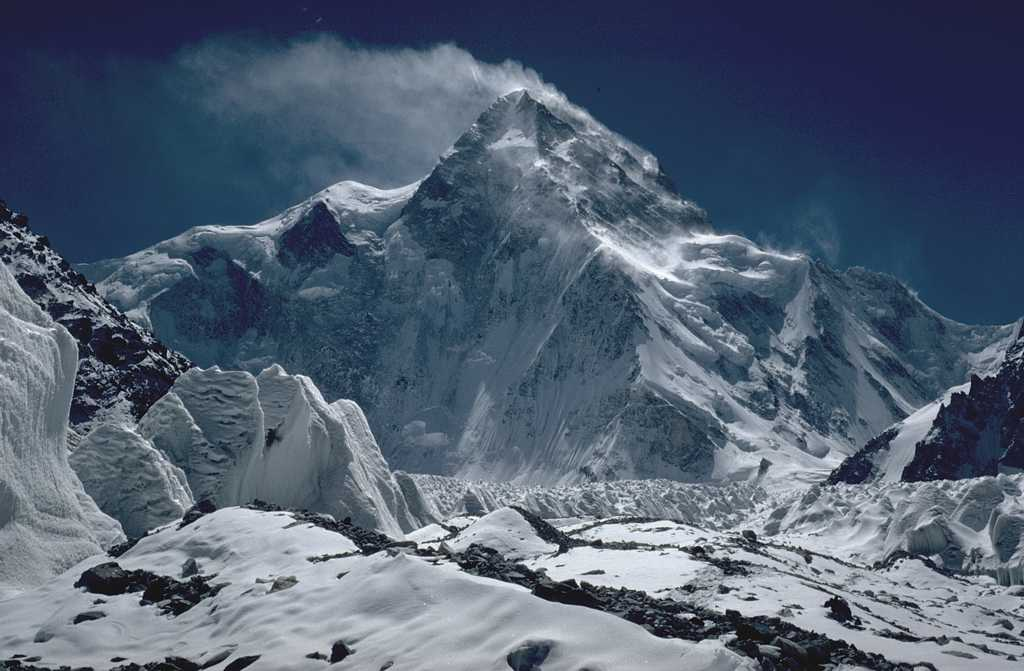
#> input picture kernels_and_convolutions/k2.jpg, 1024 x 671 px
$ python convolutions.py --image k2.jpg
#> lines starting #> are read from the running program, lines starting #| are printed output that depends on the picture
# tutorial here http://www.pyimagesearch.com/2016/07/25/convolutions-with-opencv-and-python/
from skimage.exposure import rescale_intensity
import numpy as np
import argparse
import cv2
import imutils

def convolve(image, kernel):
	# get the spatial dimensions of the image and the kernel
	(iH, iW) = image.shape[:2]
	(kH, kW) = kernel.shape[:2]

	# allocate memory for the output image and
	# pad the borders of the input image
	# to avoid spatial size reduction
	pad = int((kW -1) / 2)
	image = cv2.copyMakeBorder(image, pad, pad, pad, pad, cv2.BORDER_REPLICATE)
	output = np.zeros((iH, iW), dtype="float32")

	# loop over the input image, sliding the kernel across each coordinate
	# from left to right, top to bottom
	for y in np.arange(pad, iH+pad):
		for x  in np.arange(pad, iW+pad):
			# extract the region of interest of the image by extracting
			# the center region of the current x,y coordinates
			# dimensions
			roi = image[y - pad:y + pad + 1, x - pad:x + pad + 1]

			# perform the convolution by taking the
			# element-wise multiplication between
			# the ROI and the kernel, then summing
			# the matrix
			k = (roi * kernel).sum()


			# store the convolved value in the roi
			# coordinate of the output image
			output[y - pad, x - pad] = k

	# return the output image
	output = rescale_intensity(output, in_range = (0, 255))
	output = (output * 255).astype("uint8")
	return output

# construct the argument parser
ap = argparse.ArgumentParser()
ap.add_argument("-i", "--image", required = True, help = "path to the image")
args = vars(ap.parse_args())

# construct average blurring kernels used to smooth an image
smallBlur = np.ones((7, 7), dtype = "float") * (1.0 / (7 * 7))
largeBlur = np.ones((21, 21), dtype = "float") * (1.0 / (21* 21))

# construct a sharpening filter
sharpen = np.array((
	[0, -1, 0],
	[-1, 5, -1],
	[0, -1, 0]), dtype = "int")

# construct the Laplacian kernel for edge-detection
laplacian = np.array((
	[0, 1, 0],
	[1, -4, 1],
	[0, 1, 0]), dtype = "int")

# construct the Sobel x-axis kernel
sobelX = np.array((
	[-1, 0, 1],
	[-2, 0, 2],
	[-1, 0, 1]), dtype="int")

# construct the Sobel y-axis kernel
sobelY = np.array((
	[-1, -2, -1],
	[0, 0, 0],
	[1, 2, 1]), dtype="int")

# create a list of kernels to be applied to the image
# using the convolve function and openCV's filter2D
kernelBank = (
	("small_blur", smallBlur),
	("large_blur", largeBlur),
	("sharpen", sharpen),
	("laplacian", laplacian),
	("sobel_x", sobelX),
	("sobel_y", sobelY))

# load the input image and convert to grayscale
image = cv2.imread(args["image"])
#> image is the input picture: shape (671, 1024, 3); mean B, G, R 113.8, 95.2, 82
gray = cv2.cvtColor(image, cv2.COLOR_BGR2GRAY)
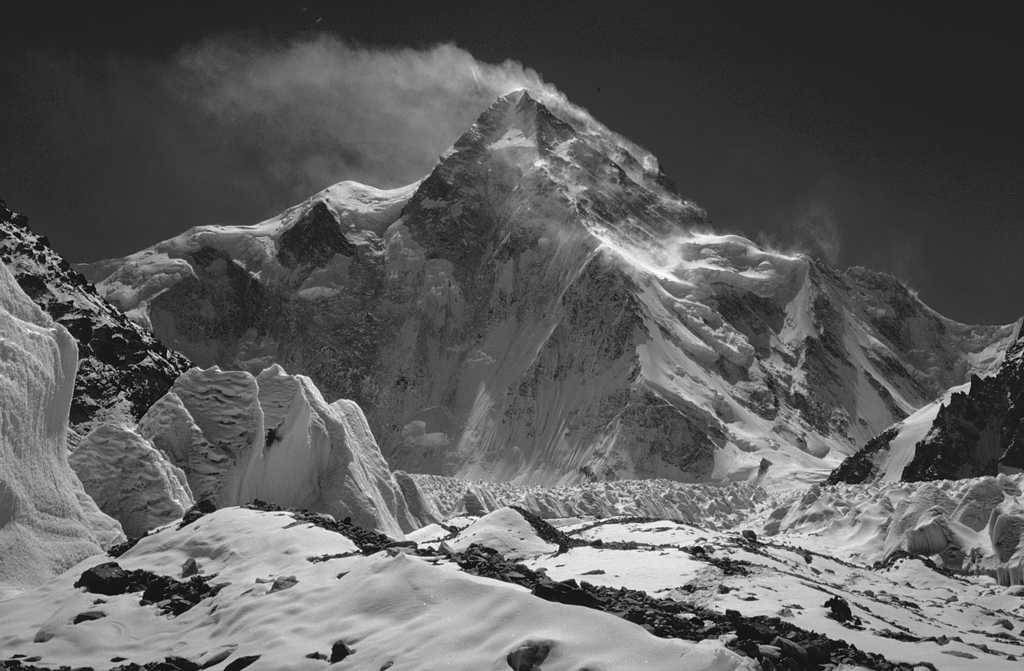
#> gray: shape (671, 1024); min 0, max 254, mean 93.4

# loop over the kernels
for (kernelName, kernel) in kernelBank:
	# apply the kernel to the grayscale image using
	# the custom convolve function and OpenCV's
	# filter2D
		# break
	# import code; code.interact(local=dict(globals(), **locals()))
	print("[INFO] applying {} kernel".format(kernelName))
	convolveOutput = convolve(gray, kernel)
	opencvOutput = cv2.filter2D(gray, -1, kernel)

	# show the output images
	print(convolveOutput)
	cv2.imshow("original", gray)
	cv2.imshow("{} - convolve".format(kernelName), convolveOutput)
	cv2.imshow("{} - openCV".format(kernelName), opencvOutput)
	cv2.waitKey(0)
	cv2.destroyAllWindows()
#> this loop made 6 passes
#> (printed output is left out)
#> pass 1, in convolve, `image = cv2.copyMakeBorder(image, pad, pad, pad, pad, cv2.BORDER_REPLI..`:
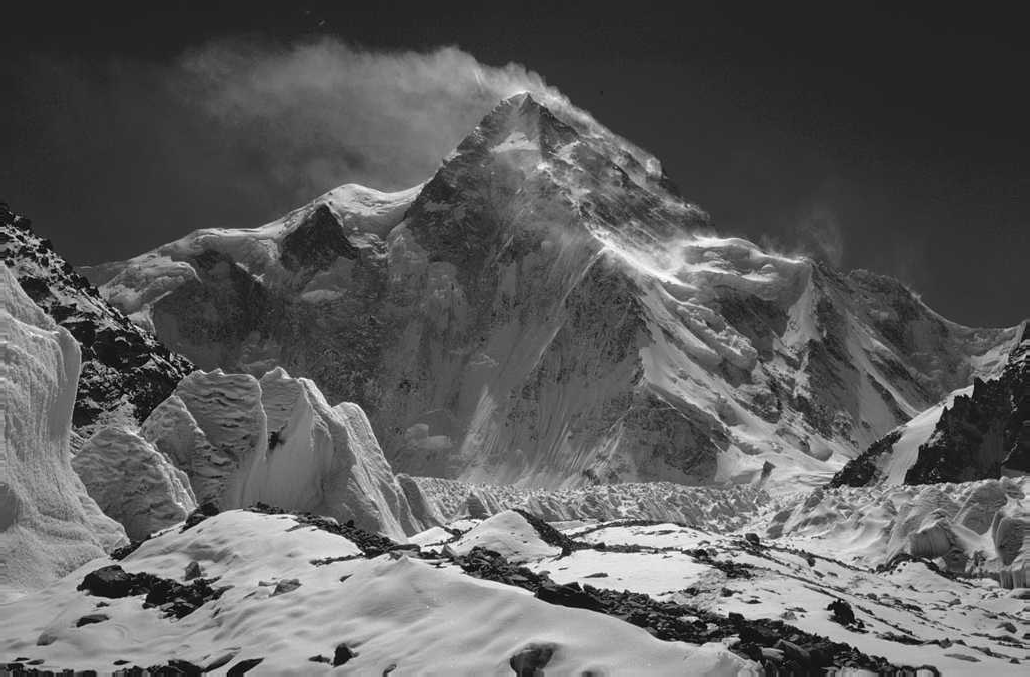
#> image: shape (677, 1030); min 0, max 254, mean 93.2
#> pass 1, `convolveOutput = convolve(gray, kernel)`:
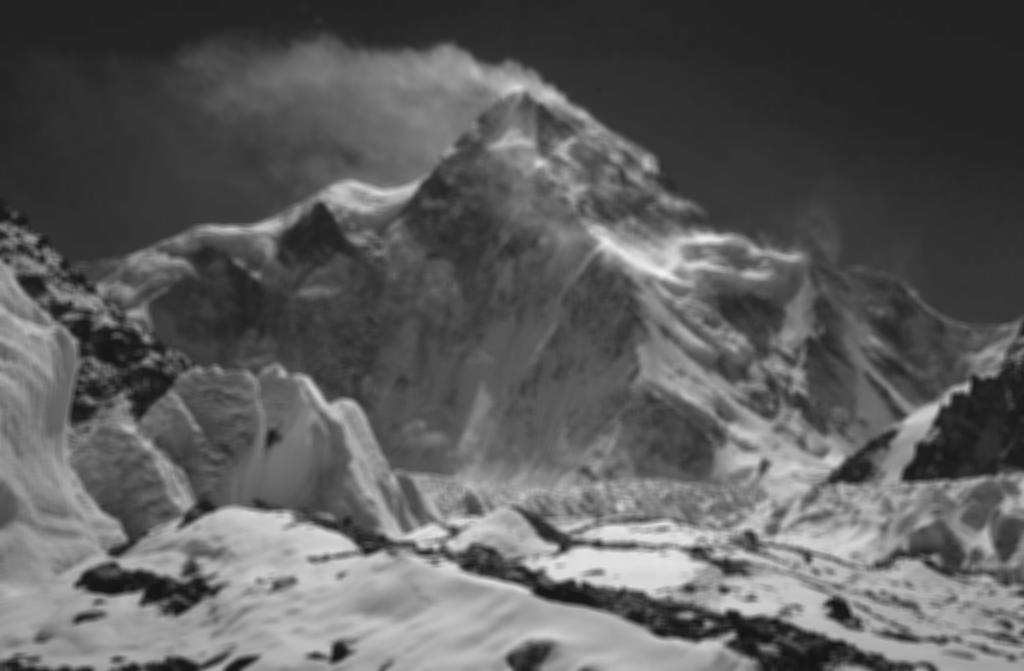
#> convolveOutput: shape (671, 1024); min 19, max 241, mean 92.9
#> pass 2, in convolve (call 2), `image = cv2.copyMakeBorder(image, pad, pad, pad, pad, cv2.BORDER_REPLI..`:
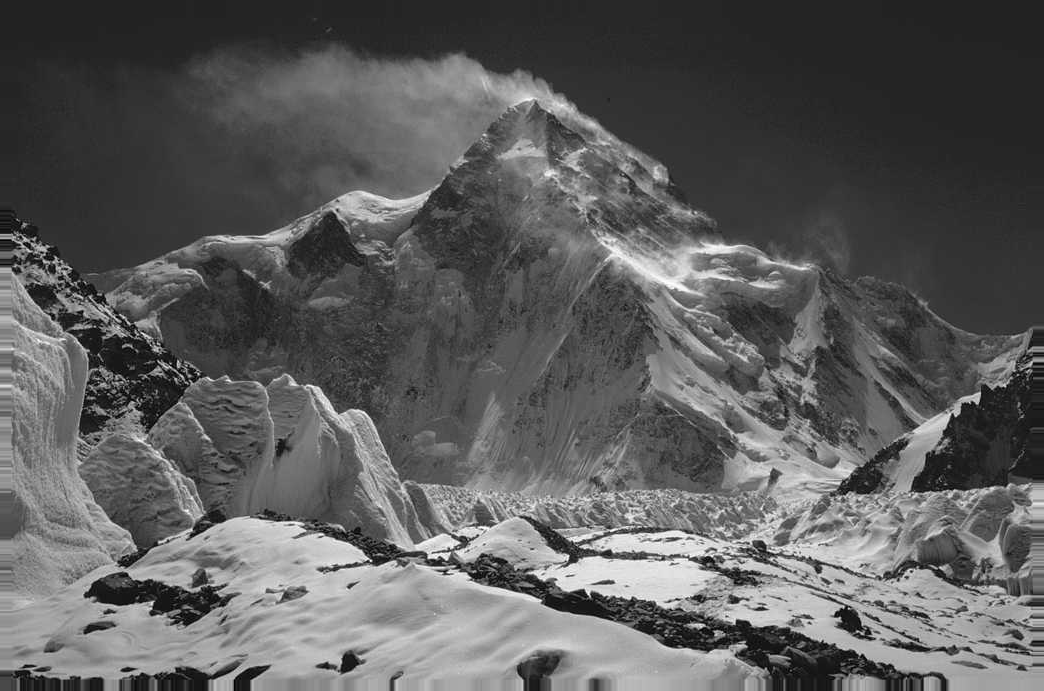
#> image: shape (691, 1044); min 0, max 254, mean 92.7
